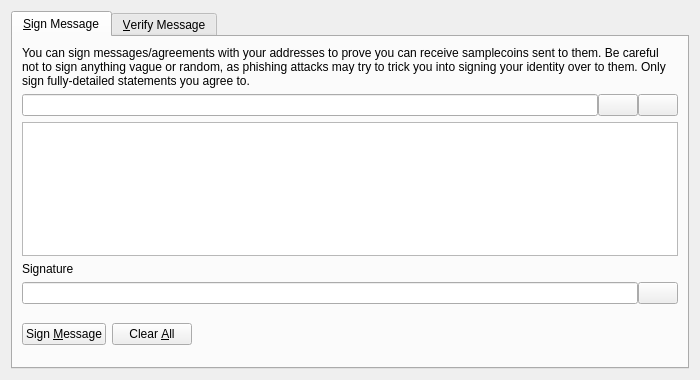
<?xml version="1.0" encoding="UTF-8"?>
<ui version="4.0">
 <class>SignVerifyMessageDialog</class>
 <widget class="QDialog" name="SignVerifyMessageDialog">
  <property name="geometry">
   <rect>
    <x>0</x>
    <y>0</y>
    <width>700</width>
    <height>380</height>
   </rect>
  </property>
  <property name="windowTitle">
   <string>Signatures - Sign / Verify a Message</string>
  </property>
  <property name="modal">
   <bool>true</bool>
  </property>
  <layout class="QVBoxLayout" name="verticalLayout">
   <item>
    <widget class="QTabWidget" name="tabWidget">
     <property name="currentIndex">
      <number>0</number>
     </property>
     <widget class="QWidget" name="tabSignMessage">
      <attribute name="title">
       <string>&amp;Sign Message</string>
      </attribute>
      <layout class="QVBoxLayout" name="verticalLayout_SM">
       <item>
        <widget class="QLabel" name="infoLabel_SM">
         <property name="text">
          <string>You can sign messages/agreements with your addresses to prove you can receive samplecoins sent to them. Be careful not to sign anything vague or random, as phishing attacks may try to trick you into signing your identity over to them. Only sign fully-detailed statements you agree to.</string>
         </property>
         <property name="textFormat">
          <enum>Qt::PlainText</enum>
         </property>
         <property name="wordWrap">
          <bool>true</bool>
         </property>
        </widget>
       </item>
       <item>
        <layout class="QHBoxLayout" name="horizontalLayout_1_SM">
         <property name="spacing">
          <number>0</number>
         </property>
         <item>
          <widget class="QValidatedLineEdit" name="addressIn_SM">
           <property name="toolTip">
            <string>The SampleCoin address to sign the message with</string>
           </property>
          </widget>
         </item>
         <item>
          <widget class="QPushButton" name="addressBookButton_SM">
           <property name="toolTip">
            <string>Choose previously used address</string>
           </property>
           <property name="text">
            <string/>
           </property>
           <property name="icon">
            <iconset resource="../bitcoin.qrc">
             <normaloff>:/icons/address-book</normaloff>:/icons/address-book</iconset>
           </property>
           <property name="shortcut">
            <string>Alt+A</string>
           </property>
           <property name="autoDefault">
            <bool>false</bool>
           </property>
          </widget>
         </item>
         <item>
          <widget class="QPushButton" name="pasteButton_SM">
           <property name="toolTip">
            <string>Paste address from clipboard</string>
           </property>
           <property name="text">
            <string/>
           </property>
           <property name="icon">
            <iconset resource="../bitcoin.qrc">
             <normaloff>:/icons/editpaste</normaloff>:/icons/editpaste</iconset>
           </property>
           <property name="shortcut">
            <string>Alt+P</string>
           </property>
           <property name="autoDefault">
            <bool>false</bool>
           </property>
          </widget>
         </item>
        </layout>
       </item>
       <item>
        <widget class="QPlainTextEdit" name="messageIn_SM">
         <property name="toolTip">
          <string>Enter the message you want to sign here</string>
         </property>
        </widget>
       </item>
       <item>
        <widget class="QLabel" name="signatureLabel_SM">
         <property name="text">
          <string>Signature</string>
         </property>
         <property name="textFormat">
          <enum>Qt::PlainText</enum>
         </property>
        </widget>
       </item>
       <item>
        <layout class="QHBoxLayout" name="horizontalLayout_2_SM">
         <property name="spacing">
          <number>0</number>
         </property>
         <item>
          <widget class="QLineEdit" name="signatureOut_SM">
           <property name="font">
            <font>
             <italic>true</italic>
            </font>
           </property>
           <property name="readOnly">
            <bool>true</bool>
           </property>
          </widget>
         </item>
         <item>
          <widget class="QPushButton" name="copySignatureButton_SM">
           <property name="toolTip">
            <string>Copy the current signature to the system clipboard</string>
           </property>
           <property name="text">
            <string/>
           </property>
           <property name="icon">
            <iconset resource="../bitcoin.qrc">
             <normaloff>:/icons/editcopy</normaloff>:/icons/editcopy</iconset>
           </property>
           <property name="autoDefault">
            <bool>false</bool>
           </property>
          </widget>
         </item>
        </layout>
       </item>
       <item>
        <layout class="QHBoxLayout" name="horizontalLayout_3_SM">
         <item>
          <widget class="QPushButton" name="signMessageButton_SM">
           <property name="toolTip">
            <string>Sign the message to prove you own this SampleCoin address</string>
           </property>
           <property name="text">
            <string>Sign &amp;Message</string>
           </property>
           <property name="icon">
            <iconset resource="../bitcoin.qrc">
             <normaloff>:/icons/edit</normaloff>:/icons/edit</iconset>
           </property>
           <property name="autoDefault">
            <bool>false</bool>
           </property>
          </widget>
         </item>
         <item>
          <widget class="QPushButton" name="clearButton_SM">
           <property name="toolTip">
            <string>Reset all sign message fields</string>
           </property>
           <property name="text">
            <string>Clear &amp;All</string>
           </property>
           <property name="icon">
            <iconset resource="../bitcoin.qrc">
             <normaloff>:/icons/remove</normaloff>:/icons/remove</iconset>
           </property>
           <property name="autoDefault">
            <bool>false</bool>
           </property>
          </widget>
         </item>
         <item>
          <spacer name="horizontalSpacer_1_SM">
           <property name="orientation">
            <enum>Qt::Horizontal</enum>
           </property>
           <property name="sizeHint" stdset="0">
            <size>
             <width>40</width>
             <height>48</height>
            </size>
           </property>
          </spacer>
         </item>
         <item>
          <widget class="QLabel" name="statusLabel_SM">
           <property name="font">
            <font>
             <weight>75</weight>
             <bold>true</bold>
            </font>
           </property>
           <property name="text">
            <string/>
           </property>
           <property name="wordWrap">
            <bool>true</bool>
           </property>
          </widget>
         </item>
         <item>
          <spacer name="horizontalSpacer_2_SM">
           <property name="orientation">
            <enum>Qt::Horizontal</enum>
           </property>
           <property name="sizeHint" stdset="0">
            <size>
             <width>40</width>
             <height>48</height>
            </size>
           </property>
          </spacer>
         </item>
        </layout>
       </item>
      </layout>
     </widget>
     <widget class="QWidget" name="tabVerifyMessage">
      <attribute name="title">
       <string>&amp;Verify Message</string>
      </attribute>
      <layout class="QVBoxLayout" name="verticalLayout_VM">
       <item>
        <widget class="QLabel" name="infoLabel_VM">
         <property name="text">
          <string>Enter the receiver's address, message (ensure you copy line breaks, spaces, tabs, etc. exactly) and signature below to verify the message. Be careful not to read more into the signature than what is in the signed message itself, to avoid being tricked by a man-in-the-middle attack. Note that this only proves the signing party receives with the address, it cannot prove sendership of any transaction!</string>
         </property>
         <property name="textFormat">
          <enum>Qt::PlainText</enum>
         </property>
         <property name="alignment">
          <set>Qt::AlignLeading|Qt::AlignLeft|Qt::AlignTop</set>
         </property>
         <property name="wordWrap">
          <bool>true</bool>
         </property>
        </widget>
       </item>
       <item>
        <layout class="QHBoxLayout" name="horizontalLayout_1_VM">
         <property name="spacing">
          <number>0</number>
         </property>
         <item>
          <widget class="QValidatedLineEdit" name="addressIn_VM">
           <property name="toolTip">
            <string>The SampleCoin address the message was signed with</string>
           </property>
          </widget>
         </item>
         <item>
          <widget class="QPushButton" name="addressBookButton_VM">
           <property name="toolTip">
            <string>Choose previously used address</string>
           </property>
           <property name="text">
            <string/>
           </property>
           <property name="icon">
            <iconset resource="../bitcoin.qrc">
             <normaloff>:/icons/address-book</normaloff>:/icons/address-book</iconset>
           </property>
           <property name="shortcut">
            <string>Alt+A</string>
           </property>
           <property name="autoDefault">
            <bool>false</bool>
           </property>
          </widget>
         </item>
        </layout>
       </item>
       <item>
        <widget class="QPlainTextEdit" name="messageIn_VM"/>
       </item>
       <item>
        <widget class="QValidatedLineEdit" name="signatureIn_VM"/>
       </item>
       <item>
        <layout class="QHBoxLayout" name="horizontalLayout_2_VM">
         <item>
          <widget class="QPushButton" name="verifyMessageButton_VM">
           <property name="toolTip">
            <string>Verify the message to ensure it was signed with the specified SampleCoin address</string>
           </property>
           <property name="text">
            <string>Verify &amp;Message</string>
           </property>
           <property name="icon">
            <iconset resource="../bitcoin.qrc">
             <normaloff>:/icons/transaction_0</normaloff>:/icons/transaction_0</iconset>
           </property>
           <property name="autoDefault">
            <bool>false</bool>
           </property>
          </widget>
         </item>
         <item>
          <widget class="QPushButton" name="clearButton_VM">
           <property name="toolTip">
            <string>Reset all verify message fields</string>
           </property>
           <property name="text">
            <string>Clear &amp;All</string>
           </property>
           <property name="icon">
            <iconset resource="../bitcoin.qrc">
             <normaloff>:/icons/remove</normaloff>:/icons/remove</iconset>
           </property>
           <property name="autoDefault">
            <bool>false</bool>
           </property>
          </widget>
         </item>
         <item>
          <spacer name="horizontalSpacer_1_VM">
           <property name="orientation">
            <enum>Qt::Horizontal</enum>
           </property>
           <property name="sizeHint" stdset="0">
            <size>
             <width>40</width>
             <height>48</height>
            </size>
           </property>
          </spacer>
         </item>
         <item>
          <widget class="QLabel" name="statusLabel_VM">
           <property name="font">
            <font>
             <weight>75</weight>
             <bold>true</bold>
            </font>
           </property>
           <property name="text">
            <string/>
           </property>
           <property name="wordWrap">
            <bool>true</bool>
           </property>
          </widget>
         </item>
         <item>
          <spacer name="horizontalSpacer_2_VM">
           <property name="orientation">
            <enum>Qt::Horizontal</enum>
           </property>
           <property name="sizeHint" stdset="0">
            <size>
             <width>40</width>
             <height>48</height>
            </size>
           </property>
          </spacer>
         </item>
        </layout>
       </item>
      </layout>
     </widget>
    </widget>
   </item>
  </layout>
 </widget>
 <customwidgets>
  <customwidget>
   <class>QValidatedLineEdit</class>
   <extends>QLineEdit</extends>
   <header>qvalidatedlineedit.h</header>
  </customwidget>
 </customwidgets>
 <resources>
  <include location="../bitcoin.qrc"/>
 </resources>
 <connections/>
</ui>
